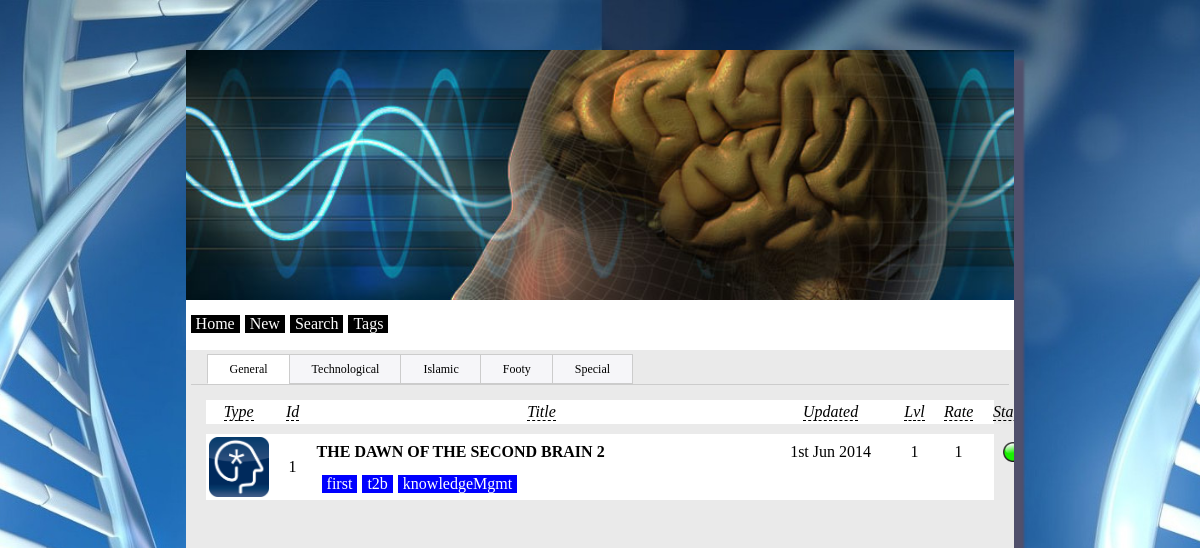
Page /Home.php on the committed database.
### tables this page shows
CREATE TABLE IF NOT EXISTS `entity` (
  `id` int(11) NOT NULL DEFAULT '0',
  `title` varchar(100) NOT NULL,
  `description` text NOT NULL,
  `type` varchar(100) NOT NULL,
  `commentList` varchar(100) NOT NULL,
  `tags` varchar(100) NOT NULL,
  `nxtSeqNo` int(11) NOT NULL,
  `created` int(11) NOT NULL,
  `updated` int(11) NOT NULL,
  `status` varchar(100) NOT NULL,
  `level` int(11) NOT NULL,
  `rating` int(11) NOT NULL DEFAULT '1',
  `special` tinyint(1) NOT NULL DEFAULT '0',
  PRIMARY KEY (`id`)
);

### Entity.class.php (the view, shortened to what this page needs)
<?php
class Entity
{
	public $tags;
	public function __construct($id, $title, $description, $type, $commentList, $tags, $nxtSeqNo, $created, $updated, $status, $level, $rating, $special)
	{
		$this->id = $id;
		$this->title = $title;
		$this->description = $description;
		$this->type = $type;
		$this->tags = $tags;
		$this->updated = $updated;
		$this->status = $status;
		$this->level = $level;
		$this->rating = $rating;
		$this->special = $special;
	}
	public static function reincarnate($id)
	{
		$query = "select * from Entity where id =".$id;
		$result = mysql_query($query) or die ("Error in query: $query. ".mysql_error());
		$row = mysql_fetch_assoc($result);
		$entityObj = new Entity($id,
								$row['title'],
								$row['description'],
								$row['type'],
								$row['commentList'],
								$row['tags'],
								$row['nxtSeqNo'],
								$row['created'],
								$row['updated'],
								$row['status'],
								$row['level'],
								$row['rating'],
								$row['special']
								);
		return $entityObj;
	}
	public static function generateEntityList($query)
	{
		$ttab = "";
		$result = mysql_query($query) or die ("Error in query: $query. ".mysql_error());
		while($row = mysql_fetch_assoc($result))
		{
			$entityObjs[ $row['id'] ] = Entity::reincarnate( $row['id'] );
		}
		$ttab .= "<div class='eList'>";
		$ttab .= "<table>";
		$ttab .= "<tr>";
		$size = 3*UNIT;
		$ttab .= "<td rowspan=2 width='$size' align='center' ><u><i> Type </i></u></td>";
		$size = 2*UNIT;
		$ttab .= "<td width='$size' align='center' ><u><i> Id </i></u></td>";
		$ttab .= "<td align='center' ><u><i> Title </i></u></td>";
		$size = 6*UNIT;
		$ttab .= "<td width='$size' align='center' ><u><i> Updated </i></u></td>";
		$size = 2*UNIT;
		$ttab .= "<td width='$size' align='center' ><u><i> Lvl </i></u></td>";
		$ttab .= "<td width='$size' align='center' ><u><i> Rate </i></u></td>";
		$size = 3*UNIT;
		$ttab .= "<td width='$size' align='center' ><u><i> Status </i></u></td>";
		$ttab .= "</tr>";
		$ttab .= "</table>";
		$ttab .= "</div>";
		foreach($entityObjs as $entity)
		{
			$class = $entity->special ? "special" : "eList" ;
			$ttab .= "<div class='$class' title='$entity->description' >";
			$ttab .= "<table>";
			$ttab .= "<tr >";
			$type = $entity->type;
			$size = 3*UNIT;
			$ttab .= "<td rowspan=2 width='$size' > <img src='img/$type.png' width='$size' height='$size' /> </td>";
			$size = 2*UNIT;
			$ttab .= "<td rowspan=2 width='$size' align='center' > $entity->id </td>";
			$ttab .= "<td style='text-transform:uppercase; ' > <a href='Post_Central.php?id=$entity->id' ><b> $entity->title </b></a> </td>";
			$size = 6*UNIT;
			$up = getFmtdDate($entity->updated, 'jS M Y');
			$ttab .= "<td width='$size' align='center' > $up </td>";
			$size = 2*UNIT;
			$ttab .= "<td width='$size' align='center' > $entity->level </td>";
			$ttab .= "<td width='$size' align='center' > $entity->rating </td>";
			$status = $entity->status;
			$size = UNIT;
			$tdSize = 3*UNIT;
			$ttab .= "<td width='$tdSize' align='center' > <img src='img/$status.png' width='$size' height='$size' /> </td>";
			$ttab .= "</tr>";
			$ttab .= "<tr>";
			$ttab .= "<td colspan=7>";
			$tags = $entity->getTags();
			foreach($tags as $tag)
			{
				$ttab .= "<div class='tag' ><a href='Search_Engine.php?tags=$tag'> $tag </a></div>";
			}
			$ttab .= "</td>";
			$ttab .= "</tr>";
			$ttab .= "</table>";
			$ttab .= "</div>";
		}
		return $ttab;
	}
	public function getTags()
	{
		$tags = explode(",", $this->tags);
		return $tags;
	}
}
function getFmtdDate($ts, $fmt)
{
	$date = new DateTime();
	$date->setTimezone( new DateTimeZone('Asia/Kolkata') );
	$date->setTimestamp( $ts );
	$dateStr = $date->format($fmt);
	return $dateStr;
}
?>

### css/Main.css (style rules this page uses)
body { //background-color:#79AEFF; background: url(../img/cover.jpg) no-repeat center; background-size: cover; }
.tag { float:left; margin-left:5px; padding-left:5px; padding-right:5px; background-color:#0000FF; }
.eList { margin-left:10px; margin-right:10px; margin-top:10px; margin-bottom:10px; background-color:#FFFFFF; }
.tag a, .navtabs a { text-decoration: none; color: white !important; }
.eList a, .special a { text-decoration: none; color:black; }
table { width:840px; //border:1px solid black; }
u { border-bottom: 1px dashed #000; text-decoration: none; }

### rows in the picture
entity: $size 60 (drawn), $size 40 (drawn), id "1", title "THE DAWN OF THE SECOND BRAIN 2", $size 120 (drawn), updated "1st Jun 2014", level "1", rating "1", $tdSize 60 (drawn), status (picture), tags "first", tags "t2b", tags "knowledgeMgmt"
